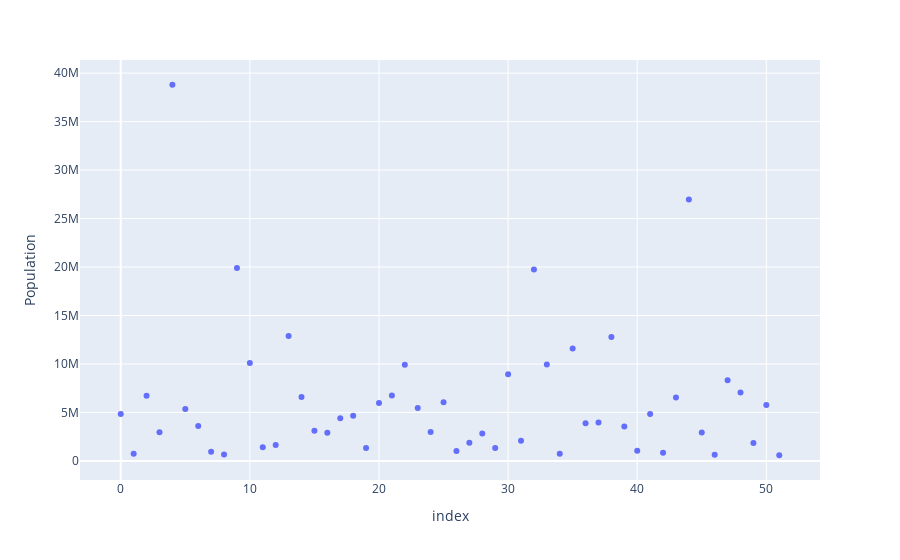

Notebook source saved alongside this figure:
### Code cell
px.scatter(data,y=data['Population'],hover_name=data['State'])

### Figure 1 — Plotly figure (JSON) as saved in the notebook; plotly's stock layout.template omitted (floating-point values rounded to 4 significant figures)
{"data": [{"hovertemplate": "<b>%{hovertext}</b><br><br>index=%{x}<br>Population=%{y}<extra></extra>", "hovertext": ["Alabama", "Alaska", "Arizona", "Arkansas", "California", "Colorado", "Connecticut", "Delaware", "District of Columbia", "Florida", "Georgia", "Hawaii", "Idaho", "Illinois", "Indiana", "Iowa", "Kansas", "Kentucky", "Louisiana", "Maine", "Maryland", "Massachusetts", "Michigan", "Minnesota", "Mississippi", "Missouri", "Montana", "Nebraska", "Nevada", "New Hampshire", "New Jersey", "New Mexico", "New York", "North Carolina", "North Dakota", "Ohio", "Oklahoma", "Oregon", "Pennsylvania", "Puerto Rico", "Rhode Island", "South Carolina", "South Dakota", "Tennessee", "Texas", "Utah", "Vermont", "Virginia", "Washington", "West Virginia", "Wisconsin", "Wyoming"], "legendgroup": "", "marker": {"color": "#636efa", "symbol": "circle"}, "mode": "markers", "name": "", "orientation": "v", "showlegend": false, "type": "scatter", "x": [0, 1, 2, 3, 4, 5, 6, 7, 8, 9, 10, 11, 12, 13, 14, 15, 16, 17, 18, 19, 20, 21, 22, 23, 24, 25, 26, 27, 28, 29, 30, 31, 32, 33, 34, 35, 36, 37, 38, 39, 40, 41, 42, 43, 44, 45, 46, 47, 48, 49, 50, 51], "xaxis": "x", "y": [4849377, 736732, 6731484, 2966369, 38802500, 5355866, 3596677, 935614, 658893, 19893297, 10097343, 1419561, 1634464, 12880580, 6596855, 3107126, 2904021, 4413457, 4649676, 1330089, 5976407, 6745408, 9909877, 5457173, 2994079, 6063589, 1023579, 1881503, 2839098, 1326813, 8938175, 2085572, 19746227, 9943964, 739482, 11594163, 3878051, 3970239, 12787209, 3548397, 1055173, 4832482, 853175, 6549352, 26956958, 2942902, 626562, 8326289, 7061530, 1850326, 5757564, 584153], "yaxis": "y"}], "layout": {"legend": {"tracegroupgap": 0}, "margin": {"t": 60}, "xaxis": {"anchor": "y", "domain": [0, 1], "title": {"text": "index"}}, "yaxis": {"anchor": "x", "domain": [0, 1], "title": {"text": "Population"}}}}
